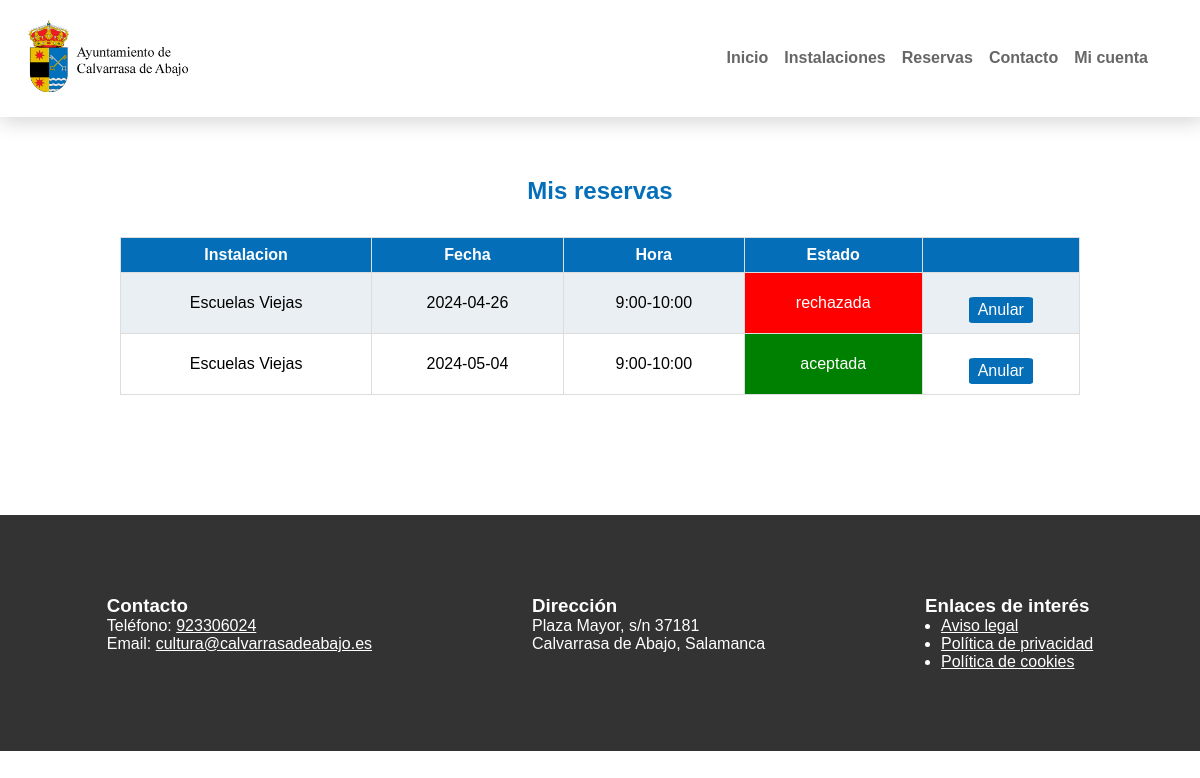
/index.php?ctl=reservasUsuario (signed in), run on the app's committed database.
### tables this page shows
CREATE TABLE `reservas` (
  `id_reserva` int(11) NOT NULL,
  `id_instalacion` int(11) NOT NULL,
  `id_usuario` int(11) NOT NULL,
  `id_intervalo` int(11) NOT NULL,
  `fecha` date NOT NULL,
  `estado` enum('pendiente','aceptada','rechazada') NOT NULL DEFAULT 'pendiente'
);

CREATE TABLE `instalaciones` (
  `id` int(11) NOT NULL,
  `nombre` varchar(50) NOT NULL,
  `direccion` varchar(100) NOT NULL,
  `horario` varchar(15) NOT NULL,
  `imagen` varchar(255) DEFAULT NULL
);

CREATE TABLE `intervalos` (
  `id` int(11) NOT NULL,
  `horas` varchar(50) NOT NULL
);

### controlador/ControladorReservas.php (called while the page is built, shortened)
<?php
    class ControladorReservas{
        public function reservasUsuario(){
            $idUsuario=$_SESSION["id_usuario"];
            $reservas=new Reservas();
            $datos=$reservas->verReservasUsuario($idUsuario);
            include('vista/vista_reservasUsuario.php');
        }
    }

### index.php (called while the page is built)
<?php
    include ("controlador/controladorFrontal.php")
?>

### modelo/Conectar.php (called while the page is built)
<?php
class Conectar{
    public static function conexion(){
        try {
            $conexion = new PDO('mysql:host=' . Config::$host. ';dbname=' . Config::$database . ';port=' . Config::$port . ';charset=' . Config::$charset, Config::$username, Config::$password);
            $conexion->setAttribute(PDO::ATTR_ERRMODE, PDO::ERRMODE_EXCEPTION);
        } catch (PDOException $e) {
            exit("<h1><br>Fichero: " . $e->getFile() . "<br>Línea: " . $e->getLine() . "<br>Error: " . $e->getMessage() . "</h1>");
        }
        return $conexion;
    }
}
?>

### modelo/Reservas.php (called while the page is built, shortened)
<?php
class Reservas{
    public function verReservasUsuario($id_usuario){
        try{
            $sql = "SELECT instalaciones.nombre as instalacion, fecha, intervalos.horas as horas, estado, reservas.id_reserva as idReserva FROM reservas, instalaciones, intervalos where id_instalacion=instalaciones.id and id_intervalo=intervalos.id and id_usuario=? ORDER BY idReserva ASC" ;
            $consulta = Conectar::conexion()->prepare($sql);
            $consulta->bindParam(1, $id_usuario);
            $reservaUsuario = $consulta->execute();
            $reservaUsuario = $consulta->fetchAll(PDO::FETCH_ASSOC);
            return $reservaUsuario;
        }catch (PDOException $e) {
            exit("<h1><br>Fichero: " . $e->getFile() . "<br>Línea: " . $e->getLine() . "<br>Error: " . $e->getMessage() . "</h1>");
        }
    }
}
?>

### vista/vista_reservasUsuario.php (the view, shortened to what this page needs)
<h2>Mis reservas</h2>
<?php if(count($datos) < 1){ ?>
        <p>No has realizado ninguna reserva</p>
    <?php }else { ?>
<table id="reservasUsuario">
    <th>Instalacion</th>
    <th>Fecha</th>
    <th>Hora</th>
    <th>Estado</th>
    <th></th>
    <?php foreach($datos as $indice=>$contenido){?>
    <tr>
        <td><?= $datos[$indice]["instalacion"]?></td>
        <td><?= $datos[$indice]["fecha"]?></td>
        <td><?= $datos[$indice]["horas"]?></td>
        <td class="estado"><?= $datos[$indice]["estado"]?></td>
        <form action="index.php?ctl=reservasUsuario" method="post">
            <td><button type="submit" class="botonE" value="<?= $datos[$indice]["idReserva"] ?>" id="anular" name="anular">Anular</button></td>
        </form>
    <?php }?>
</table>
<?php } ?>
<?php include 'estructura.php' ;?>

### vista/css/estilosInicio.css (style rules this page uses)
* { padding: 0; margin: 0; }
:root { --color_azul: #046fb8; }
body { font-family: 'Lucida Sans', 'Lucida Sans Regular', 'Lucida Grande', 'Lucida Sans Unicode', Geneva, Verdana, sans-serif; font-size: 1em; height: fit-content; }
h2 { color: var(--color_azul); text-align: center; }
.botonP, .botonE, .botonM, .botonG { font-size: 1em; text-align: center; background-color: var(--color_azul); width: fit-content; color: white; padding: .2em .5em; margin: 1em auto .1em; border-radius: 8%; text-decoration: none; display: block; border: 1px solid transparent; }
table { border-collapse: collapse; width: 80%; text-align: center; }
table th { background-color: var(--color_azul); color: white; border: 1px solid #ddd; padding: 8px; }
table td { border: 1px solid #ddd; padding: 8px; }
table tr:nth-child(even) { background-color: #e9eff3; }
table td .botonP, table td .botonE, table td .botonM { display: inline-flex; }
#reservasUsuario, #gestionarUsuarios, .gestionarInstalaciones { margin: 2em auto; border: 1px solid black; }

### data on the page
reservas: id_instalacion.nombre "Escuelas Viejas", fecha "2024-04-26", id_intervalo.horas "9:00-10:00", estado "rechazada", $datos[$indice]["idReserva"] 26 (drawn)
reservas: id_instalacion.nombre "Escuelas Viejas", fecha "2024-05-04", id_intervalo.horas "9:00-10:00", estado "aceptada", $datos[$indice]["idReserva"] 32 (drawn)
